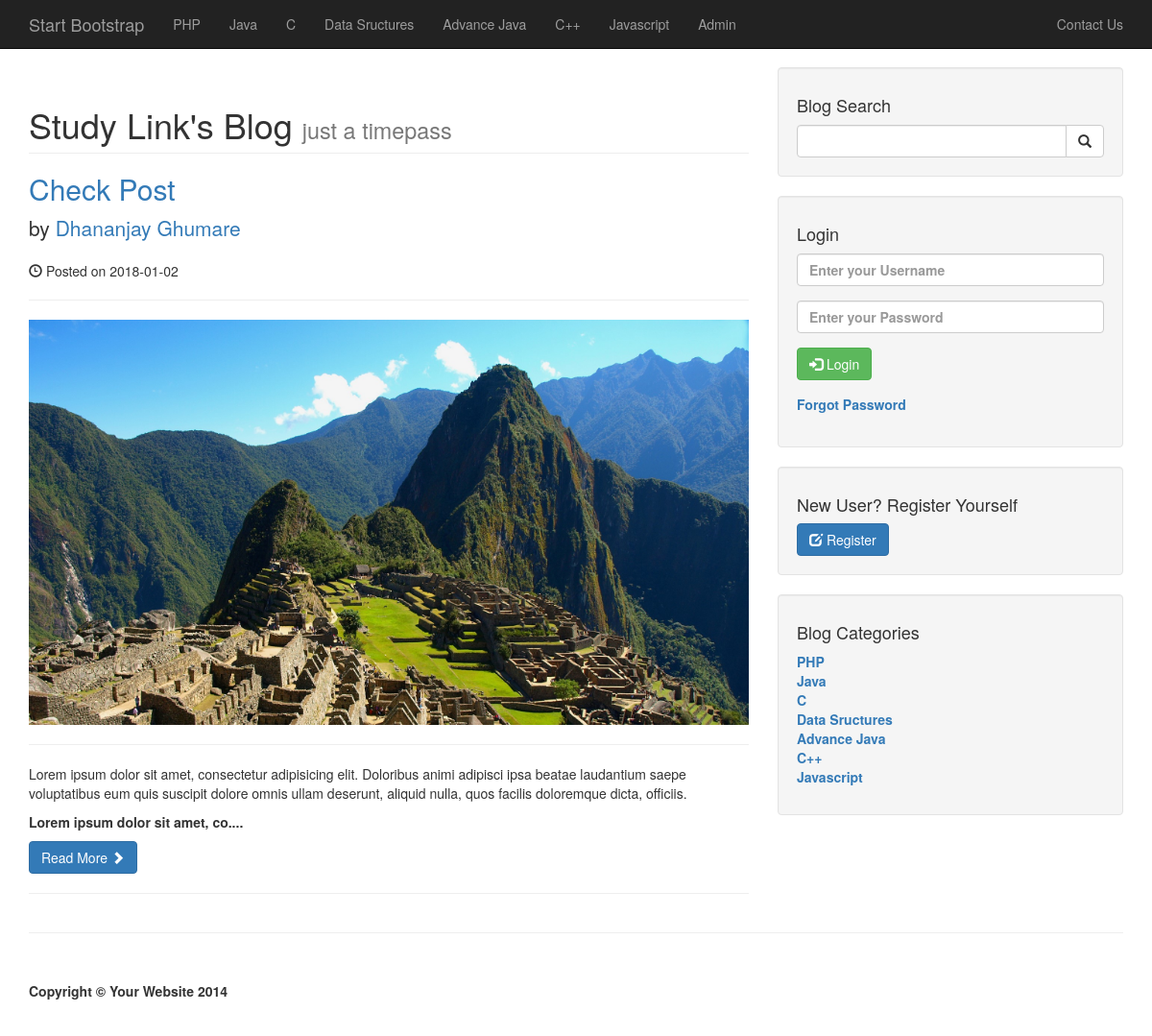
Page /main/categories.php?c_id=12 on the committed database.
### tables this page shows
CREATE TABLE `categories` (
  `cat_id` int(11) NOT NULL,
  `cat_title` varchar(255) NOT NULL
);

CREATE TABLE `posts` (
  `post_id` int(11) NOT NULL,
  `post_category_id` int(11) NOT NULL,
  `post_title` varchar(255) NOT NULL,
  `post_author` int(11) NOT NULL,
  `post_date` date NOT NULL,
  `post_image` text NOT NULL,
  `post_content` text NOT NULL,
  `post_tags` varchar(255) NOT NULL,
  `post_comment_count` int(11) NOT NULL,
  `post_status` varchar(255) NOT NULL DEFAULT 'draft'
);

CREATE TABLE `users` (
  `user_id` int(11) NOT NULL,
  `username` varchar(255) NOT NULL,
  `user_password` varchar(255) NOT NULL,
  `user_firstname` varchar(255) NOT NULL,
  `user_lastname` varchar(255) NOT NULL,
  `user_email` varchar(255) NOT NULL,
  `user_image` text NOT NULL,
  `user_role` varchar(255) NOT NULL
);

### Main/categories.php (the view, shortened to what this page needs)
<!DOCTYPE html>
<html lang="en">
<?php
    include_once ("includes/header.php");
    include_once ("includes/db.php");
?>
<body>
    <?php
        include_once("includes/navigation.php");
    ?>
    <div class="container">
        <div class="row">
            <div class="col-md-8">
                <h1 class="page-header">
                    Study Link's Blog
                    <small>just a timepass</small>
                </h1>
                <?php
                    if(isset($_GET['c_id'])){
                        $cat_id = $_GET['c_id'];
                        $query = "SELECT * FROM posts, users WHERE posts.post_author = users.user_id AND posts.post_category_id = $cat_id AND posts.post_status = 'published'";
                        $select_all_posts_query = mysqli_query($connection, $query);
                        while($row = mysqli_fetch_assoc($select_all_posts_query)) {
                            $post_id = $row['post_id'];
                            $post_title = $row['post_title'];
                            $post_author = $row['user_firstname'] . " " . $row['user_lastname'];
                            $post_date = $row['post_date'];
                            $post_image = $row['post_image'];
                            $post_content = substr($row['post_content'], 0, 275)."....";
                ?>
                <h2>
                    <a href="post.php?p_id=<?php echo $post_id; ?>"><?php echo $post_title; ?></a>
                </h2>
                <p class="lead">
                    by <a href="index.php"><?php echo $post_author?></a>
                </p>
                <p><span class="glyphicon glyphicon-time"></span> Posted on <?php echo $post_date; ?></p>
                <hr>
                <img class="img-responsive" src="images/<?php echo $post_image;?>" alt="<?php echo $post_title; ?>">
                <hr>
                <p> <?php echo $post_content; ?> </p>
                <a class="btn btn-primary" href="post.php?p_id=<?php echo $post_id; ?>">Read More <span class="glyphicon glyphicon-chevron-right"></span></a>
                <hr>
               <?php
                        }
                    }
                ?>
            </div>
            <?php
                include_once("includes/sidebar.php");
            ?>
        </div>
        <hr>
        <?php
            include_once ("includes/footer.php");
        ?>
    </div>
</body>
</html>

### Main/includes/navigation.php (shortened to what this page needs)
<nav class="navbar navbar-inverse navbar-fixed-top" role="navigation">
    <div class="container">
        <div class="navbar-header">
            <a class="navbar-brand" href="index.php">Start Bootstrap</a> </div>
        <div class="collapse navbar-collapse" id="bs-example-navbar-collapse-1">
            <ul class="nav navbar-nav">
                <?php
                    $query = "SELECT * FROM categories";
                    $select_all_categories_query = mysqli_query($connection, $query);
                    while($row = mysqli_fetch_assoc($select_all_categories_query)) {
                        $cat_id = $row['cat_id'];
                        $category_title = $row['cat_title'];
                        echo    "<li>
                                    <a href='categories.php?c_id=$cat_id'>$category_title</a>
                                    </li>";
                    }
                ?>
                    <li> <a href="admin/index.php">Admin</a> </li>
            </ul>
            <ul class="nav navbar-nav navbar-right">
                <li><a href="contact.php">Contact Us</a></li>
            </ul>
        </div>
    </div>
</nav>

### Main/includes/sidebar.php
<div class="col-md-4">
    <div class="well">
        <h4>Blog Search</h4>
        <form action="search.php" method="post">
            <div class="input-group">
                <input type="text" class="form-control" name="search"> <span class="input-group-btn">
                                    <button class="btn btn-default" name="submit" type="submit">
                                        <span class="glyphicon glyphicon-search"></span> </button>
                </span>
            </div>
        </form>
    </div>
    <div class="well">
        <h4>Login</h4>
        <form action="includes/login.php" method="post">
            <div class="form-group">
                <input type="text" class="form-control" name="username" placeholder="Enter your Username">
            </div>
            <div class="form-group">
                <input type="password" class="form-control" name="password" placeholder="Enter your Password">
            </div>
            <div class="form-group">
                    <button class="btn btn-success" name="login" type="submit"><span class="glyphicon glyphicon-log-in"></span> Login</button>
            </div>
            <div class="form-group">
                <a href="forgot.php?forgot=<?php echo uniqid(true); ?>">Forgot Password</a>
            </div>
        </form>
    </div>
        <div class="well" id="registerWell">
            <h4>New User? Register Yourself</h4>
            <a href="register.php" class="btn btn-primary"> <span class="glyphicon glyphicon-edit"></span> Register </a>
        </div>
    <?php
        $query = "SELECT * FROM categories";
        $select_all_categories_query = mysqli_query($connection, $query);
    ?>
        <div class="well">
            <h4>Blog Categories</h4>
            <div class="row">
                <div class="col-lg-6">
                    <ul class="list-unstyled">
                        <?php
            while($row = mysqli_fetch_assoc($select_all_categories_query)) {
                    $cat_id = $row['cat_id'];
                    $category_title = $row['cat_title'];
                    echo "<li><a href='categories.php?c_id=$cat_id'>$category_title</a></li>";
            }
?>
                    </ul>
                </div>
            </div>
        </div>
</div>

### Main/css/blog-home.css (style rules this page uses)
body { padding-top: 70px; }

### rows in the picture
categories: cat_title "PHP"
categories: cat_title "Java"
categories: cat_title "C"
categories: cat_title "Data Sructures"
categories: cat_title "Advance Java"
categories: cat_title "C++"
categories: cat_title "Javascript"
posts: post_title "Check Post", users.user_firstname+user_lastname "Dhananjay Ghumare", post_date "2018-01-02", post_image (picture), post_content "Lorem ipsum dolor sit amet, consectetur adipisicing elit. Doloribus animi adipisci ipsa beatae laudantium saepe voluptatibus eum quis suscipit dolore omnis ullam deserunt, aliquid nulla, quos facilis doloremque dicta, officiis. Lorem ipsum dolor sit amet, co...."
